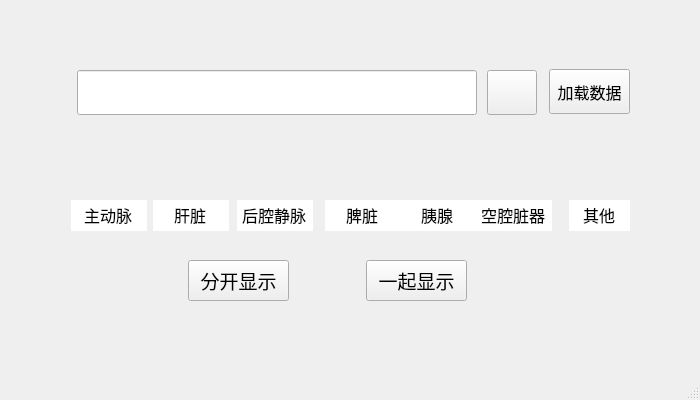
<?xml version="1.0" encoding="UTF-8"?>
<ui version="4.0">
 <class>viewImageClass</class>
 <widget class="QMainWindow" name="viewImageClass">
  <property name="geometry">
   <rect>
    <x>0</x>
    <y>0</y>
    <width>700</width>
    <height>400</height>
   </rect>
  </property>
  <property name="windowTitle">
   <string>viewImage</string>
  </property>
  <widget class="QWidget" name="centralWidget">
   <widget class="QLineEdit" name="lineEdit_path">
    <property name="geometry">
     <rect>
      <x>77</x>
      <y>70</y>
      <width>400</width>
      <height>45</height>
     </rect>
    </property>
   </widget>
   <widget class="QPushButton" name="pushButton_path">
    <property name="geometry">
     <rect>
      <x>487</x>
      <y>70</y>
      <width>50</width>
      <height>45</height>
     </rect>
    </property>
    <property name="font">
     <font>
      <family>Agency FB</family>
      <pointsize>14</pointsize>
     </font>
    </property>
    <property name="text">
     <string/>
    </property>
    <property name="iconSize">
     <size>
      <width>26</width>
      <height>26</height>
     </size>
    </property>
   </widget>
   <widget class="QPushButton" name="pushButton_load">
    <property name="geometry">
     <rect>
      <x>549</x>
      <y>69</y>
      <width>81</width>
      <height>45</height>
     </rect>
    </property>
    <property name="font">
     <font>
      <family>微软雅黑</family>
      <pointsize>12</pointsize>
     </font>
    </property>
    <property name="text">
     <string>加载数据</string>
    </property>
    <property name="iconSize">
     <size>
      <width>26</width>
      <height>26</height>
     </size>
    </property>
   </widget>
   <widget class="QPushButton" name="pushButton_each">
    <property name="geometry">
     <rect>
      <x>188</x>
      <y>260</y>
      <width>101</width>
      <height>41</height>
     </rect>
    </property>
    <property name="font">
     <font>
      <family>微软雅黑</family>
      <pointsize>14</pointsize>
     </font>
    </property>
    <property name="text">
     <string>分开显示</string>
    </property>
   </widget>
   <widget class="QPushButton" name="pushButton_all">
    <property name="geometry">
     <rect>
      <x>366</x>
      <y>260</y>
      <width>101</width>
      <height>41</height>
     </rect>
    </property>
    <property name="font">
     <font>
      <family>微软雅黑</family>
      <pointsize>14</pointsize>
     </font>
    </property>
    <property name="text">
     <string>一起显示</string>
    </property>
   </widget>
   <widget class="QLineEdit" name="lineEdit_label1">
    <property name="geometry">
     <rect>
      <x>71</x>
      <y>200</y>
      <width>76</width>
      <height>31</height>
     </rect>
    </property>
    <property name="font">
     <font>
      <family>微软雅黑</family>
      <pointsize>12</pointsize>
     </font>
    </property>
    <property name="text">
     <string>主动脉</string>
    </property>
    <property name="frame">
     <bool>false</bool>
    </property>
    <property name="alignment">
     <set>Qt::AlignCenter</set>
    </property>
   </widget>
   <widget class="QLineEdit" name="lineEdit_label2">
    <property name="geometry">
     <rect>
      <x>153</x>
      <y>200</y>
      <width>76</width>
      <height>31</height>
     </rect>
    </property>
    <property name="font">
     <font>
      <family>微软雅黑</family>
      <pointsize>12</pointsize>
     </font>
    </property>
    <property name="text">
     <string>肝脏</string>
    </property>
    <property name="frame">
     <bool>false</bool>
    </property>
    <property name="alignment">
     <set>Qt::AlignCenter</set>
    </property>
   </widget>
   <widget class="QLineEdit" name="lineEdit_label3">
    <property name="geometry">
     <rect>
      <x>237</x>
      <y>200</y>
      <width>76</width>
      <height>31</height>
     </rect>
    </property>
    <property name="font">
     <font>
      <family>微软雅黑</family>
      <pointsize>12</pointsize>
     </font>
    </property>
    <property name="text">
     <string>后腔静脉</string>
    </property>
    <property name="frame">
     <bool>false</bool>
    </property>
    <property name="alignment">
     <set>Qt::AlignCenter</set>
    </property>
   </widget>
   <widget class="QLineEdit" name="lineEdit_label4">
    <property name="geometry">
     <rect>
      <x>325</x>
      <y>200</y>
      <width>76</width>
      <height>31</height>
     </rect>
    </property>
    <property name="font">
     <font>
      <family>微软雅黑</family>
      <pointsize>12</pointsize>
     </font>
    </property>
    <property name="text">
     <string>脾脏</string>
    </property>
    <property name="frame">
     <bool>false</bool>
    </property>
    <property name="alignment">
     <set>Qt::AlignCenter</set>
    </property>
   </widget>
   <widget class="QLineEdit" name="lineEdit_label5">
    <property name="geometry">
     <rect>
      <x>400</x>
      <y>200</y>
      <width>76</width>
      <height>31</height>
     </rect>
    </property>
    <property name="font">
     <font>
      <family>微软雅黑</family>
      <pointsize>12</pointsize>
     </font>
    </property>
    <property name="text">
     <string>胰腺</string>
    </property>
    <property name="frame">
     <bool>false</bool>
    </property>
    <property name="echoMode">
     <enum>QLineEdit::Normal</enum>
    </property>
    <property name="alignment">
     <set>Qt::AlignCenter</set>
    </property>
   </widget>
   <widget class="QLineEdit" name="lineEdit_other">
    <property name="geometry">
     <rect>
      <x>569</x>
      <y>200</y>
      <width>61</width>
      <height>31</height>
     </rect>
    </property>
    <property name="font">
     <font>
      <family>微软雅黑</family>
      <pointsize>12</pointsize>
     </font>
    </property>
    <property name="text">
     <string>其他</string>
    </property>
    <property name="frame">
     <bool>false</bool>
    </property>
    <property name="alignment">
     <set>Qt::AlignCenter</set>
    </property>
   </widget>
   <widget class="QLineEdit" name="lineEdit_label6">
    <property name="geometry">
     <rect>
      <x>476</x>
      <y>200</y>
      <width>76</width>
      <height>31</height>
     </rect>
    </property>
    <property name="font">
     <font>
      <family>微软雅黑</family>
      <pointsize>12</pointsize>
     </font>
    </property>
    <property name="text">
     <string>空腔脏器</string>
    </property>
    <property name="frame">
     <bool>false</bool>
    </property>
    <property name="alignment">
     <set>Qt::AlignCenter</set>
    </property>
   </widget>
  </widget>
  <widget class="QMenuBar" name="menuBar">
   <property name="geometry">
    <rect>
     <x>0</x>
     <y>0</y>
     <width>700</width>
     <height>23</height>
    </rect>
   </property>
  </widget>
  <widget class="QStatusBar" name="statusBar"/>
 </widget>
 <layoutdefault spacing="6" margin="11"/>
 <resources/>
 <connections/>
</ui>
